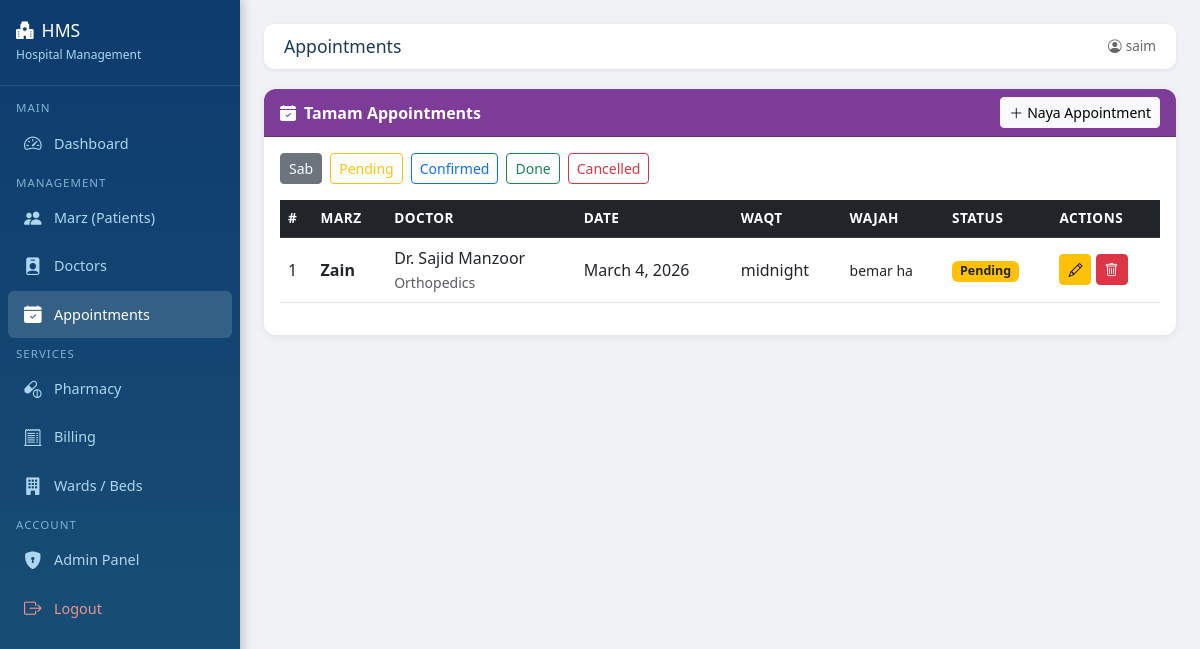
The page /appointments/ (signed in) on the database its author committed.
### appointments/models.py (models this page shows, shortened)
class Appointment(models.Model):
    STATUS_CHOICES = [
        ('Pending', 'Pending'),
        ('Confirmed', 'Confirmed'),
        ('Done', 'Done'),
        ('Cancelled', 'Cancelled'),
    ]
    patient = models.ForeignKey(Patient, on_delete=models.CASCADE)
    doctor  = models.ForeignKey(Doctor, on_delete=models.CASCADE)
    date    = models.DateField()
    time    = models.TimeField()
    reason  = models.TextField()
    status  = models.CharField(max_length=20, choices=STATUS_CHOICES, default='Pending')
    created = models.DateTimeField(auto_now_add=True)
    class Meta:
        ordering = ['-date', '-time']

### patients/models.py (models this page shows, shortened)
class Patient(models.Model):
    BLOOD_GROUPS = [
        ('A+','A+'), ('A-','A-'), ('B+','B+'), ('B-','B-'),
        ('O+','O+'), ('O-','O-'), ('AB+','AB+'), ('AB-','AB-'),
    ]
    GENDER_CHOICES = [('Male','Male'), ('Female','Female'), ('Other','Other')]
    name        = models.CharField(max_length=100)
    age         = models.IntegerField()
    gender      = models.CharField(max_length=10, choices=GENDER_CHOICES)
    phone       = models.CharField(max_length=15)
    address     = models.TextField()
    blood_group = models.CharField(max_length=5, choices=BLOOD_GROUPS)
    registered  = models.DateTimeField(auto_now_add=True)
    class Meta:
        ordering = ['-registered']

### doctors/models.py (models this page shows, shortened)
class Doctor(models.Model):
    SPECIALITIES = [
        ('General','General Physician'),
        ('Cardiology','Cardiology (Dil)'),
        ('Neurology','Neurology (Dimagh)'),
        ('Orthopedics','Orthopedics (Haddi)'),
        ('Pediatrics','Pediatrics (Bacha)'),
        ('Gynecology','Gynecology (Khawateen)'),
        ('Dermatology','Dermatology (Jild)'),
        ('ENT','ENT (Kaan Naak Gala)'),
        ('Ophthalmology','Ophthalmology (Aankh)'),
        ('Dentistry','Dentistry (Daant)'),
    ]
    name       = models.CharField(max_length=100)
    speciality = models.CharField(max_length=50, choices=SPECIALITIES)
    phone      = models.CharField(max_length=15)
    email      = models.EmailField(unique=True)
    fee        = models.DecimalField(max_digits=8, decimal_places=2)
    available  = models.BooleanField(default=True)
    joined     = models.DateField(auto_now_add=True)
    class Meta:
        ordering = ['name']

### appointments/views.py (the view)
# urls.py: path('', views.appointment_list, name='appointment_list'),
@login_required
def appointment_list(request):
    status_filter = request.GET.get('status', '')
    appointments = Appointment.objects.select_related('patient', 'doctor').all()
    if status_filter:
        appointments = appointments.filter(status=status_filter)
    return render(request, 'appointments/list.html', {
        'appointments': appointments,
        'status_filter': status_filter,
    })

### templates/appointments/list.html
{% extends 'base.html' %}
{% block page_title %}Appointments{% endblock %}
{% block content %}
<div class="card">
    <div class="card-header d-flex justify-content-between align-items-center" style="background:#7d3c98; color:white;">
        <span><i class="bi bi-calendar-check-fill me-2"></i>Tamam Appointments</span>
        <a href="{% url 'add_appointment' %}" class="btn btn-light btn-sm"><i class="bi bi-plus-lg me-1"></i>Naya Appointment</a>
    </div>
    <div class="card-body">
        <div class="d-flex gap-2 mb-3">
            <a href="?" class="btn btn-sm {% if not status_filter %}btn-secondary{% else %}btn-outline-secondary{% endif %}">Sab</a>
            <a href="?status=Pending" class="btn btn-sm {% if status_filter == 'Pending' %}btn-warning{% else %}btn-outline-warning{% endif %}">Pending</a>
            <a href="?status=Confirmed" class="btn btn-sm {% if status_filter == 'Confirmed' %}btn-primary{% else %}btn-outline-primary{% endif %}">Confirmed</a>
            <a href="?status=Done" class="btn btn-sm {% if status_filter == 'Done' %}btn-success{% else %}btn-outline-success{% endif %}">Done</a>
            <a href="?status=Cancelled" class="btn btn-sm {% if status_filter == 'Cancelled' %}btn-danger{% else %}btn-outline-danger{% endif %}">Cancelled</a>
        </div>
        <table class="table table-hover align-middle">
            <thead class="table-dark">
                <tr><th>#</th><th>Marz</th><th>Doctor</th><th>Date</th><th>Waqt</th><th>Wajah</th><th>Status</th><th>Actions</th></tr>
            </thead>
            <tbody>
                {% for a in appointments %}
                <tr>
                    <td>{{ a.id }}</td>
                    <td><strong>{{ a.patient.name }}</strong></td>
                    <td>Dr. {{ a.doctor.name }}<br><small class="text-muted">{{ a.doctor.speciality }}</small></td>
                    <td>{{ a.date }}</td>
                    <td>{{ a.time }}</td>
                    <td><small>{{ a.reason|truncatechars:30 }}</small></td>
                    <td>
                        {% if a.status == 'Pending' %}<span class="badge bg-warning text-dark">Pending</span>
                        {% elif a.status == 'Confirmed' %}<span class="badge bg-primary">Confirmed</span>
                        {% elif a.status == 'Done' %}<span class="badge bg-success">Done</span>
                        {% else %}<span class="badge bg-danger">Cancelled</span>{% endif %}
                    </td>
                    <td>
                        <a href="{% url 'edit_appointment' a.id %}" class="btn btn-sm btn-warning"><i class="bi bi-pencil"></i></a>
                        <a href="{% url 'delete_appointment' a.id %}" class="btn btn-sm btn-danger"
                           onclick="return confirm('Appointment delete karein?')"><i class="bi bi-trash"></i></a>
                    </td>
                </tr>
                {% empty %}
                <tr><td colspan="8" class="text-center text-muted p-4">Koi appointment nahi</td></tr>
                {% endfor %}
            </tbody>
        </table>
    </div>
</div>
{% endblock %}

### templates/base.html (shortened to what this page needs)
<!DOCTYPE html>
<html lang="ur" dir="ltr">
<head>
    <link href="https://cdn.jsdelivr.net/npm/bootstrap@5.3.0/dist/css/bootstrap.min.css" rel="stylesheet">
    <link href="https://cdn.jsdelivr.net/npm/bootstrap-icons@1.11.0/font/bootstrap-icons.css" rel="stylesheet">
</head>
<body>
<div class="sidebar">
    <div class="brand">
        <h5><i class="bi bi-hospital-fill me-2"></i>HMS</h5>
        <small>Hospital Management</small>
    </div>
    <nav class="mt-2">
        <span class="nav-section">Main</span>
        <a href="/" class="{% if request.path == '/' %}active{% endif %}">
            <i class="bi bi-speedometer2"></i> Dashboard
        </a>
        <span class="nav-section">Management</span>
        <a href="/patients/" class="{% if '/patients/' in request.path %}active{% endif %}">
            <i class="bi bi-people-fill"></i> Marz (Patients)
        </a>
        <a href="/doctors/" class="{% if '/doctors/' in request.path %}active{% endif %}">
            <i class="bi bi-person-badge-fill"></i> Doctors
        </a>
        <a href="/appointments/" class="{% if '/appointments/' in request.path %}active{% endif %}">
            <i class="bi bi-calendar-check-fill"></i> Appointments
        </a>
        <span class="nav-section">Services</span>
        <a href="/pharmacy/" class="{% if '/pharmacy/' in request.path %}active{% endif %}">
            <i class="bi bi-capsule-pill"></i> Pharmacy
        </a>
        <a href="/billing/" class="{% if '/billing/' in request.path %}active{% endif %}">
            <i class="bi bi-receipt-cutoff"></i> Billing
        </a>
        <a href="/wards/" class="{% if '/wards/' in request.path %}active{% endif %}">
            <i class="bi bi-building-fill"></i> Wards / Beds
        </a>
        <span class="nav-section">Account</span>
        <a href="/admin/" target="_blank">
            <i class="bi bi-shield-lock-fill"></i> Admin Panel
        </a>
        <a href="/logout/" style="color: #f1948a;">
            <i class="bi bi-box-arrow-right"></i> Logout
        </a>
    </nav>
</div>
<div class="main-content">
    <div class="topbar">
        <h4>{% block page_title %}Dashboard{% endblock %}</h4>
        <span style="color:#666; font-size:0.85rem;">
            <i class="bi bi-person-circle me-1"></i>{{ request.user.username }}
        </span>
    </div>
    {% block content %}{% endblock %}
</div>
</body>
</html>

### templates/base.html (style rules this page uses)
body { background: #f0f2f5; font-family: 'Segoe UI', sans-serif; }
.sidebar { width: 240px; min-height: 100vh; background: linear-gradient(180deg, #0d3b6e 0%, #1a5276 100%); color: white; position: fixed; top: 0; left: 0; z-index: 100; box-shadow: 3px 0 10px rgba(0,0,0,0.2); }
.sidebar .brand { padding: 20px 16px; border-bottom: 1px solid rgba(255,255,255,0.1); }
.sidebar .brand h5 { color: #fff; font-size: 1.1rem; margin: 0; }
.sidebar .brand small { color: #aed6f1; font-size: 0.75rem; }
.sidebar nav a { display: flex; align-items: center; gap: 10px; padding: 10px 16px; color: #aed6f1; text-decoration: none; font-size: 0.9rem; border-radius: 6px; margin: 2px 8px; transition: all 0.2s; }
.sidebar nav a:hover, .sidebar nav a.active { background: rgba(255,255,255,0.15); color: #fff; }
.sidebar nav a i { font-size: 1.1rem; width: 20px; }
.sidebar .nav-section { padding: 8px 16px 4px; color: #7fb3d3; font-size: 0.72rem; text-transform: uppercase; letter-spacing: 1px; }
.main-content { margin-left: 240px; padding: 24px; min-height: 100vh; }
.topbar { background: white; padding: 12px 20px; border-radius: 10px; margin-bottom: 20px; box-shadow: 0 1px 4px rgba(0,0,0,0.08); display: flex; justify-content: space-between; align-items: center; }
.topbar h4 { margin: 0; font-size: 1.1rem; color: #1a3a5c; }
.card { border: none; border-radius: 12px; box-shadow: 0 2px 8px rgba(0,0,0,0.07); }
.card-header { border-radius: 12px 12px 0 0 !important; font-weight: 600; }
.table th { font-weight: 600; font-size: 0.85rem; text-transform: uppercase; letter-spacing: 0.5px; }
.badge { font-size: 0.78rem; }

### rows shown on the page
Appointment: id "1", patient.name "Zain", doctor.name "Sajid Manzoor", doctor.speciality "Orthopedics", date "March 4, 2026", time "midnight", reason "bemar ha", status "Pending"

### other values the page prints
{{ request.user.username }} "saim"
